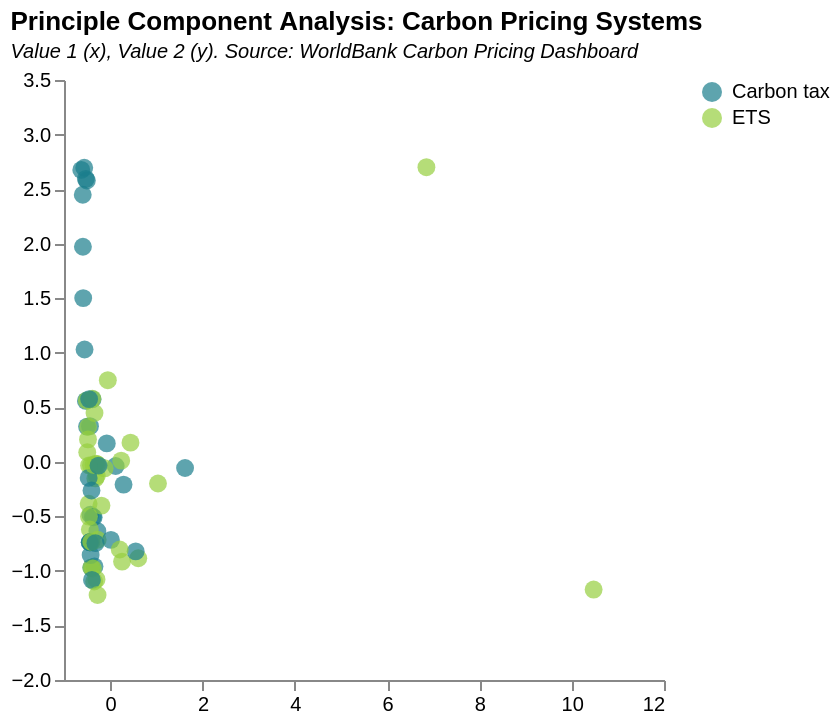

The Vega-Lite source for this figure:
### Vega-Lite specification from a JSON file in a GitHub repository (floating-point values rounded to 4 significant figures)
{"$schema": "https://vega.github.io/schema/vega-lite/v5.json", "title": {"text": "Principle Component Analysis: Carbon Pricing Systems", "subtitle": "Value 1 (x), Value 2 (y). Source: WorldBank Carbon Pricing Dashboard ", "subtitleFontStyle": "italic", "subtitleFontSize": 10, "anchor": "start", "color": "black"}, "config": {"background": "white", "view": {"stroke": "transparent"}}, "data": {"values": [{"": "0", "Type": "ETS", "GHG emissions covered [MtCO2e]": "140.36", "Year of implementation": "2007", "Value [billion US$]": "6.365888747", "Proportion of global GHG emissions covered": "0.27", "Value 1": "-0.050538374181678586", "Value 2": "0.7482888868096143"}, {"": "1", "Type": "Carbon tax", "GHG emissions covered [MtCO2e]": "0.0", "Year of implementation": "2017", "Value [billion US$]": "1.070971867", "Proportion of global GHG emissions covered": "0.00", "Value 1": "-0.42852452635093835", "Value 2": "-0.4852627444870652"}, {"": "2", "Type": "Carbon tax", "GHG emissions covered [MtCO2e]": "79.46122723", "Year of implementation": "2018", "Value [billion US$]": "0.001622049", "Proportion of global GHG emissions covered": "0.16", "Value 1": "-0.2773233022542831", "Value 2": "-0.6344601670579766"}, {"": "3", "Type": "ETS", "GHG emissions covered [MtCO2e]": "0.0", "Year of implementation": "2012", "Value [billion US$]": "0.0", "Proportion of global GHG emissions covered": "0.00", "Value 1": "-0.49619899973932236", "Value 2": "0.0872743539880935"}, {"": "4", "Type": "ETS", "GHG emissions covered [MtCO2e]": "34.41238328", "Year of implementation": "2022", "Value [billion US$]": "0.0", "Proportion of global GHG emissions covered": "0.07", "Value 1": "-0.34613612859181075", "Value 2": "-1.0972350568582074"}, {"": "5", "Type": "ETS", "GHG emissions covered [MtCO2e]": "0.0", "Year of implementation": "2016", "Value [billion US$]": "0.0", "Proportion of global GHG emissions covered": "0.00", "Value 1": "-0.4665283890103774", "Value 2": "-0.38392414922046153"}, {"": "6", "Type": "Carbon tax", "GHG emissions covered [MtCO2e]": "46.41", "Year of implementation": "2008", "Value [billion US$]": "1.562100384", "Proportion of global GHG emissions covered": "0.09", "Value 1": "-0.3813495177761626", "Value 2": "0.5739080202607355"}, {"": "8", "Type": "ETS", "GHG emissions covered [MtCO2e]": "31.888584", "Year of implementation": "2013", "Value [billion US$]": "0.228478644", "Proportion of global GHG emissions covered": "0.06", "Value 1": "-0.41462632026897567", "Value 2": "-0.0328177630970077"}, {"": "12", "Type": "ETS", "GHG emissions covered [MtCO2e]": "309.468", "Year of implementation": "2012", "Value [billion US$]": "9.47715", "Proportion of global GHG emissions covered": "0.60", "Value 1": "0.44058589047669905", "Value 2": "0.17576955097712765"}, {"": "13", "Type": "ETS", "GHG emissions covered [MtCO2e]": "53.34974168", "Year of implementation": "2019", "Value [billion US$]": "2.131943002", "Proportion of global GHG emissions covered": "0.10", "Value 1": "-0.27045389744560194", "Value 2": "-0.7142471439159818"}, {"": "14", "Type": "Carbon tax", "GHG emissions covered [MtCO2e]": "167.6706167", "Year of implementation": "2019", "Value [billion US$]": "3.421115729", "Proportion of global GHG emissions covered": "0.33", "Value 1": "0.017056966270810138", "Value 2": "-0.715948598262609"}, {"": "17", "Type": "Carbon tax", "GHG emissions covered [MtCO2e]": "36.93137551", "Year of implementation": "2017", "Value [billion US$]": "0.1655", "Proportion of global GHG emissions covered": "0.07", "Value 1": "-0.37577651331046846", "Value 2": "-0.5059264469042876"}, {"": "18", "Type": "ETS", "GHG emissions covered [MtCO2e]": "4500.0", "Year of implementation": "2021", "Value [billion US$]": "41.39932063", "Proportion of global GHG emissions covered": "8.79", "Value 1": "10.475200134545041", "Value 2": "-1.1710307114889789"}, {"": "19", "Type": "ETS", "GHG emissions covered [MtCO2e]": "67.139766", "Year of implementation": "2014", "Value [billion US$]": "0.566144556", "Proportion of global GHG emissions covered": "0.13", "Value 1": "-0.32077265036716235", "Value 2": "-0.15201823697485925"}, {"": "21", "Type": "Carbon tax", "GHG emissions covered [MtCO2e]": "44.67561579", "Year of implementation": "2017", "Value [billion US$]": "0.125855396", "Proportion of global GHG emissions covered": "0.09", "Value 1": "-0.3574824867791804", "Value 2": "-0.5082033348462469"}, {"": "23", "Type": "Carbon tax", "GHG emissions covered [MtCO2e]": "17.20838193", "Year of implementation": "1992", "Value [billion US$]": "0.542291292", "Proportion of global GHG emissions covered": "0.03", "Value 1": "-0.5938840542972015", "Value 2": "2.4485827929141815"}, {"": "24", "Type": "ETS", "GHG emissions covered [MtCO2e]": "1626.615082", "Year of implementation": "2005", "Value [billion US$]": "136.0190418", "Proportion of global GHG emissions covered": "3.18", "Value 1": "6.852289275539271", "Value 2": "2.7007625744990835"}, {"": "25", "Type": "Carbon tax", "GHG emissions covered [MtCO2e]": "1.40975991", "Year of implementation": "2000", "Value [billion US$]": "0.002775157", "Proportion of global GHG emissions covered": "0.00", "Value 1": "-0.5836085855811701", "Value 2": "1.5007819604105193"}, {"": "26", "Type": "Carbon tax", "GHG emissions covered [MtCO2e]": "26.92882366", "Year of implementation": "1990", "Value [billion US$]": "1.43468775", "Proportion of global GHG emissions covered": "0.05", "Value 1": "-0.561671962995012", "Value 2": "2.6960477795925457"}, {"": "27", "Type": "Carbon tax", "GHG emissions covered [MtCO2e]": "157.7754771", "Year of implementation": "2014", "Value [billion US$]": "9.06264", "Proportion of global GHG emissions covered": "0.31", "Value 1": "0.11933679824982982", "Value 2": "-0.03837248684019266"}, {"": "28", "Type": "ETS", "GHG emissions covered [MtCO2e]": "125.128704", "Year of implementation": "2016", "Value [billion US$]": "0.365163238", "Proportion of global GHG emissions covered": "0.24", "Value 1": "-0.18820069282081742", "Value 2": "-0.401303883495783"}, {"": "30", "Type": "ETS", "GHG emissions covered [MtCO2e]": "349.4383534", "Year of implementation": "2021", "Value [billion US$]": "9.979956", "Proportion of global GHG emissions covered": "0.68", "Value 1": "0.6091252772256045", "Value 2": "-0.8842019134506215"}, {"": "31", "Type": "ETS", "GHG emissions covered [MtCO2e]": "259.2336", "Year of implementation": "2013", "Value [billion US$]": "5.817253255", "Proportion of global GHG emissions covered": "0.51", "Value 1": "0.23944027841154375", "Value 2": "0.010645431802931149"}, {"": "33", "Type": "ETS", "GHG emissions covered [MtCO2e]": "63.801135", "Year of implementation": "2014", "Value [billion US$]": "1.95489715", "Proportion of global GHG emissions covered": "0.12", "Value 1": "-0.290247630516666", "Value 2": "-0.12988849422736876"}, {"": "34", "Type": "Carbon tax", "GHG emissions covered [MtCO2e]": "2.723247608", "Year of implementation": "2010", "Value [billion US$]": "0.051805729", "Proportion of global GHG emissions covered": "0.01", "Value 1": "-0.5010827935217691", "Value 2": "0.3229424944479489"}, {"": "37", "Type": "Carbon tax", "GHG emissions covered [MtCO2e]": "27.04608349", "Year of implementation": "2010", "Value [billion US$]": "0.585756", "Proportion of global GHG emissions covered": "0.05", "Value 1": "-0.43743713039321874", "Value 2": "0.3269961701809753"}, {"": "41", "Type": "Carbon tax", "GHG emissions covered [MtCO2e]": "952.6586723", "Year of implementation": "2012", "Value [billion US$]": "2.146481178", "Proportion of global GHG emissions covered": "1.86", "Value 1": "1.6228580633522636", "Value 2": "-0.056342033812726275"}, {"": "42", "Type": "ETS", "GHG emissions covered [MtCO2e]": "169.1768076", "Year of implementation": "2013", "Value [billion US$]": "0.152180309", "Proportion of global GHG emissions covered": "0.33", "Value 1": "-0.11918030075123516", "Value 2": "-0.05953445810693457"}, {"": "43", "Type": "ETS", "GHG emissions covered [MtCO2e]": "553.439848", "Year of implementation": "2015", "Value [billion US$]": "11.04344594", "Proportion of global GHG emissions covered": "1.08", "Value 1": "1.0365785389372426", "Value 2": "-0.19895768799895736"}, {"": "44", "Type": "Carbon tax", "GHG emissions covered [MtCO2e]": "0.376643586", "Year of implementation": "2004", "Value [billion US$]": "0.018312464", "Proportion of global GHG emissions covered": "0.00", "Value 1": "-0.5546103349341122", "Value 2": "1.0299179453131735"}, {"": "45", "Type": "Carbon tax", "GHG emissions covered [MtCO2e]": "0.14610362", "Year of implementation": "2008", "Value [billion US$]": "0.002175089", "Proportion of global GHG emissions covered": "0.00", "Value 1": "-0.5256496529902894", "Value 2": "0.5584927580500754"}, {"": "46", "Type": "Carbon tax", "GHG emissions covered [MtCO2e]": "6.801985106", "Year of implementation": "2021", "Value [billion US$]": "0.294838465", "Proportion of global GHG emissions covered": "0.01", "Value 1": "-0.40814143266888503", "Value 2": "-0.9694956643226055"}, {"": "50", "Type": "ETS", "GHG emissions covered [MtCO2e]": "6.072", "Year of implementation": "2018", "Value [billion US$]": "0.004", "Proportion of global GHG emissions covered": "0.01", "Value 1": "-0.4394891509990392", "Value 2": "-0.6204994225977242"}, {"": "51", "Type": "Carbon tax", "GHG emissions covered [MtCO2e]": "352.6073585", "Year of implementation": "2014", "Value [billion US$]": "0.314092485", "Proportion of global GHG emissions covered": "0.69", "Value 1": "0.2901049204285548", "Value 2": "-0.20893925253788823"}, {"": "52", "Type": "ETS", "GHG emissions covered [MtCO2e]": "320.5521441", "Year of implementation": "2020", "Value [billion US$]": "0.0", "Proportion of global GHG emissions covered": "0.63", "Value 1": "0.25783072420016157", "Value 2": "-0.9147449845861301"}, {"": "55", "Type": "Carbon tax", "GHG emissions covered [MtCO2e]": "25.96280946", "Year of implementation": "2021", "Value [billion US$]": "1.197978551", "Proportion of global GHG emissions covered": "0.05", "Value 1": "-0.3395285826350468", "Value 2": "-0.9592894207307076"}, {"": "56", "Type": "ETS", "GHG emissions covered [MtCO2e]": "7.05", "Year of implementation": "2021", "Value [billion US$]": "0.28172954", "Proportion of global GHG emissions covered": "0.01", "Value 1": "-0.40824787933594237", "Value 2": "-0.9697201195209918"}, {"": "57", "Type": "Carbon tax", "GHG emissions covered [MtCO2e]": "5.499", "Year of implementation": "2020", "Value [billion US$]": "0.077325767", "Proportion of global GHG emissions covered": "0.01", "Value 1": "-0.4231787353771044", "Value 2": "-0.8549185784228753"}, {"": "58", "Type": "ETS", "GHG emissions covered [MtCO2e]": "41.61230129", "Year of implementation": "2008", "Value [billion US$]": "1.8154728", "Proportion of global GHG emissions covered": "0.08", "Value 1": "-0.3848264222948407", "Value 2": "0.5787218893908931"}, {"": "60", "Type": "ETS", "GHG emissions covered [MtCO2e]": "4.5881", "Year of implementation": "2019", "Value [billion US$]": "0.183347986", "Proportion of global GHG emissions covered": "0.01", "Value 1": "-0.4285525295658703", "Value 2": "-0.7354050135647332"}, {"": "61", "Type": "Carbon tax", "GHG emissions covered [MtCO2e]": "5.0149", "Year of implementation": "2019", "Value [billion US$]": "0.073116109", "Proportion of global GHG emissions covered": "0.01", "Value 1": "-0.431239595172157", "Value 2": "-0.7371388233212327"}, {"": "63", "Type": "Carbon tax", "GHG emissions covered [MtCO2e]": "1.3351", "Year of implementation": "2019", "Value [billion US$]": "0.02089019", "Proportion of global GHG emissions covered": "0.00", "Value 1": "-0.4422364883901221", "Value 2": "-0.7371255842550947"}, {"": "64", "Type": "Carbon tax", "GHG emissions covered [MtCO2e]": "44.73403107", "Year of implementation": "1991", "Value [billion US$]": "1.714514469", "Proportion of global GHG emissions covered": "0.09", "Value 1": "-0.5049073536907712", "Value 2": "2.5789995023253534"}, {"": "65", "Type": "ETS", "GHG emissions covered [MtCO2e]": "14.025", "Year of implementation": "2019", "Value [billion US$]": "0.315978261", "Proportion of global GHG emissions covered": "0.03", "Value 1": "-0.403509840867466", "Value 2": "-0.7351907627983669"}, {"": "66", "Type": "ETS", "GHG emissions covered [MtCO2e]": "0.0", "Year of implementation": "2017", "Value [billion US$]": "0.0", "Proportion of global GHG emissions covered": "0.00", "Value 1": "-0.45911073632814114", "Value 2": "-0.5017237750226002"}, {"": "67", "Type": "ETS", "GHG emissions covered [MtCO2e]": "41.125", "Year of implementation": "2022", "Value [billion US$]": "1.314737852", "Proportion of global GHG emissions covered": "0.08", "Value 1": "-0.2958063664379599", "Value 2": "-1.0781241292263373"}, {"": "68", "Type": "ETS", "GHG emissions covered [MtCO2e]": "27.09", "Year of implementation": "2021", "Value [billion US$]": "0.0", "Proportion of global GHG emissions covered": "0.05", "Value 1": "-0.37252429011378213", "Value 2": "-0.9778069559967937"}, {"": "71", "Type": "Carbon tax", "GHG emissions covered [MtCO2e]": "15.93618198", "Year of implementation": "1990", "Value [billion US$]": "0.001110362", "Proportion of global GHG emissions covered": "0.03", "Value 1": "-0.6255494909981797", "Value 2": "2.6759818145668017"}, {"": "72", "Type": "Carbon tax", "GHG emissions covered [MtCO2e]": "25.03861083", "Year of implementation": "2015", "Value [billion US$]": "0.525885138", "Proportion of global GHG emissions covered": "0.05", "Value 1": "-0.4042274470392359", "Value 2": "-0.2627362727201325"}, {"": "73", "Type": "Carbon tax", "GHG emissions covered [MtCO2e]": "0.9688", "Year of implementation": "2019", "Value [billion US$]": "0.013773078", "Proportion of global GHG emissions covered": "0.00", "Value 1": "-0.4428354688361366", "Value 2": "-0.737201052505445"}, {"": "74", "Type": "ETS", "GHG emissions covered [MtCO2e]": "60.918", "Year of implementation": "2013", "Value [billion US$]": "1.665057545", "Proportion of global GHG emissions covered": "0.12", "Value 1": "-0.3090576045294162", "Value 2": "-0.016276748235375865"}, {"": "75", "Type": "ETS", "GHG emissions covered [MtCO2e]": "67.342", "Year of implementation": "2009", "Value [billion US$]": "1.22232", "Proportion of global GHG emissions covered": "0.13", "Value 1": "-0.33890252335550963", "Value 2": "0.4470466979317846"}, {"": "76", "Type": "ETS", "GHG emissions covered [MtCO2e]": "8.16", "Year of implementation": "2011", "Value [billion US$]": "0.127804419", "Proportion of global GHG emissions covered": "0.02", "Value 1": "-0.4800912455754786", "Value 2": "0.2053323099904052"}, {"": "78", "Type": "ETS", "GHG emissions covered [MtCO2e]": "10.231", "Year of implementation": "2019", "Value [billion US$]": "0.408847506", "Proportion of global GHG emissions covered": "0.02", "Value 1": "-0.4104862897228646", "Value 2": "-0.7329368088600084"}, {"": "81", "Type": "ETS", "GHG emissions covered [MtCO2e]": "78.482705", "Year of implementation": "2013", "Value [billion US$]": "1.4657514", "Proportion of global GHG emissions covered": "0.15", "Value 1": "-0.2791841688708243", "Value 2": "-0.022392310640183488"}, {"": "83", "Type": "ETS", "GHG emissions covered [MtCO2e]": "13.1718", "Year of implementation": "2013", "Value [billion US$]": "0.020179279", "Proportion of global GHG emissions covered": "0.03", "Value 1": "-0.45738529748883683", "Value 2": "-0.03286047677559346"}, {"": "84", "Type": "Carbon tax", "GHG emissions covered [MtCO2e]": "56.41688507", "Year of implementation": "2019", "Value [billion US$]": "0.141006929", "Proportion of global GHG emissions covered": "0.11", "Value 1": "-0.3184701507950222", "Value 2": "-0.7456074127536378"}, {"": "85", "Type": "Carbon tax", "GHG emissions covered [MtCO2e]": "10.64899126", "Year of implementation": "1996", "Value [billion US$]": "0.081728039", "Proportion of global GHG emissions covered": "0.02", "Value 1": "-0.5899830416500661", "Value 2": "1.971387989278658"}, {"": "86", "Type": "Carbon tax", "GHG emissions covered [MtCO2e]": "459.1671443", "Year of implementation": "2019", "Value [billion US$]": "0.119524906", "Proportion of global GHG emissions covered": "0.90", "Value 1": "0.5528850076813707", "Value 2": "-0.820775088083316"}, {"": "87", "Type": "Carbon tax", "GHG emissions covered [MtCO2e]": "6.231775", "Year of implementation": "2014", "Value [billion US$]": "0.121572", "Proportion of global GHG emissions covered": "0.01", "Value 1": "-0.4656293794662306", "Value 2": "-0.14750861333098206"}, {"": "88", "Type": "Carbon tax", "GHG emissions covered [MtCO2e]": "25.83529432", "Year of implementation": "1991", "Value [billion US$]": "2.4347209", "Proportion of global GHG emissions covered": "0.05", "Value 1": "-0.5268754206853348", "Value 2": "2.593720115218733"}, {"": "89", "Type": "ETS", "GHG emissions covered [MtCO2e]": "5.059056761", "Year of implementation": "2008", "Value [billion US$]": "0.28901093", "Proportion of global GHG emissions covered": "0.01", "Value 1": "-0.506620265714747", "Value 2": "0.5619713134376865"}, {"": "90", "Type": "Carbon tax", "GHG emissions covered [MtCO2e]": "15.74989369", "Year of implementation": "2008", "Value [billion US$]": "1.268261011", "Proportion of global GHG emissions covered": "0.03", "Value 1": "-0.45604405417465615", "Value 2": "0.5750821360442193"}, {"": "95", "Type": "ETS", "GHG emissions covered [MtCO2e]": "53.056773", "Year of implementation": "2013", "Value [billion US$]": "0.72655218", "Proportion of global GHG emissions covered": "0.10", "Value 1": "-0.35541329525941623", "Value 2": "-0.02902336739424088"}, {"": "96", "Type": "ETS", "GHG emissions covered [MtCO2e]": "13.26", "Year of implementation": "2010", "Value [billion US$]": "0.053469722", "Proportion of global GHG emissions covered": "0.03", "Value 1": "-0.4785922195923265", "Value 2": "0.3210419125350717"}, {"": "98", "Type": "Carbon tax", "GHG emissions covered [MtCO2e]": "97.38434524", "Year of implementation": "2013", "Value [billion US$]": "0.904572539", "Proportion of global GHG emissions covered": "0.19", "Value 1": "-0.2526712486365646", "Value 2": "-0.0346689100254395"}, {"": "99", "Type": "ETS", "GHG emissions covered [MtCO2e]": "129.8457937", "Year of implementation": "2021", "Value [billion US$]": "12.56197732", "Proportion of global GHG emissions covered": "0.25", "Value 1": "0.2078460394080712", "Value 2": "-0.803746807012418"}, {"": "101", "Type": "Carbon tax", "GHG emissions covered [MtCO2e]": "197.4845544", "Year of implementation": "2011", "Value [billion US$]": "0.042386062", "Proportion of global GHG emissions covered": "0.39", "Value 1": "-0.07338986218062377", "Value 2": "0.16890460827421658"}, {"": "102", "Type": "Carbon tax", "GHG emissions covered [MtCO2e]": "4.38135106", "Year of implementation": "2022", "Value [billion US$]": "0.601539394", "Proportion of global GHG emissions covered": "0.01", "Value 1": "-0.3945796711332196", "Value 2": "-1.0823570666718991"}, {"": "104", "Type": "ETS", "GHG emissions covered [MtCO2e]": "64.93333333", "Year of implementation": "2023", "Value [billion US$]": "0.0", "Proportion of global GHG emissions covered": "0.13", "Value 1": "-0.2725661202671942", "Value 2": "-1.2207122752818054"}]}, "mark": {"type": "circle", "size": 80, "opacity": 0.7}, "height": 300, "width": 300, "encoding": {"x": {"field": "Value 1", "type": "quantitative", "scale": {"domain": [-1, 12]}, "axis": {"grid": false}, "title": null}, "y": {"field": "Value 2", "type": "quantitative", "scale": {"domain": [-2, 3.5]}, "axis": {"grid": false}, "title": null}, "color": {"field": "Type", "type": "nominal", "scale": {"scheme": "darkmulti"}, "legend": {"orient": "right"}, "title": null}, "tooltip": [{"field": "Type", "type": "nominal"}, {"field": "Year of implementation", "type": "nominal", "title": "Year"}, {"field": "Proportion of global GHG emissions covered"}]}}
